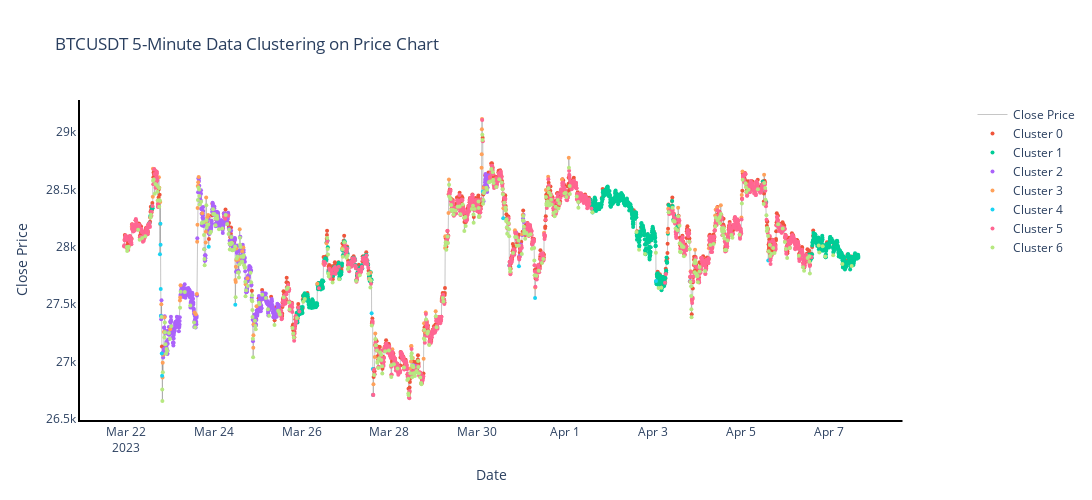

Here is the notebook cell this chart was saved with:
### Code cell
import plotly.graph_objs as go
from plotly.subplots import make_subplots

fig = make_subplots(specs=[[{'secondary_y': True}]])

fig.add_trace(go.Scatter(x=df['date'], y=df['close'], name='Close Price', line=dict(color='gray', width=0.5), opacity=0.9))

for cluster in range(7):
    cluster_data = df[df['cluster'] == cluster]
    fig.add_trace(go.Scatter(x=cluster_data['date'], y=cluster_data['close'], mode='markers', name=f'Cluster {cluster}', marker=dict(size=4)))

#chaging the figure size figsize=(30, 10)

fig.update_layout(width=1500, height=500)

fig.update_layout(plot_bgcolor='rgba(0,0,0,0)', xaxis_showgrid=False, yaxis_showgrid=False, xaxis_zerolinecolor='black', yaxis_zerolinecolor='black', xaxis_zerolinewidth=2, yaxis_zerolinewidth=2, xaxis_linecolor='black', yaxis_linecolor='black', xaxis_linewidth=2, yaxis_linewidth=2)

fig.update_layout(title='BTCUSDT 5-Minute Data Clustering on Price Chart', xaxis_title='Date', yaxis_title='Close Price')
fig.show()
